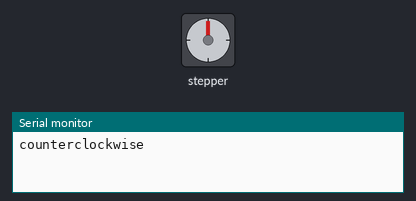
Simulated run of this sketch. Board: Arduino Uno, built with avr-gcc and run on an emulated ATmega328P. On the bench: stepper motor, the last lines printed to the serial monitor. Stepper angles assume 2048 steps per turn.

Above: at 0.05 s.
At 2.0 s:
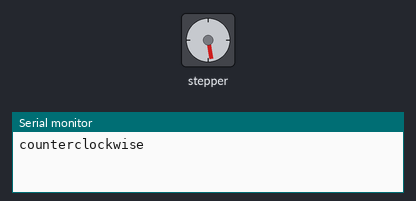
At 4.0 s:
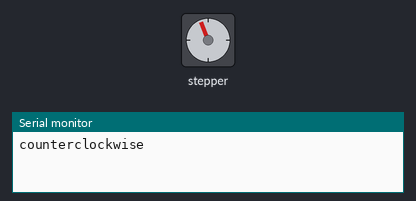
At 7.95 s:
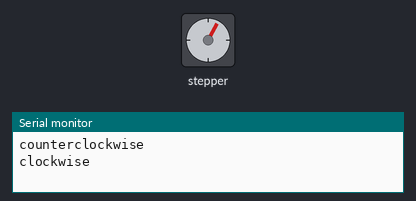
Timing chart, 0 to 10.7 s (numbered marks = the images above):
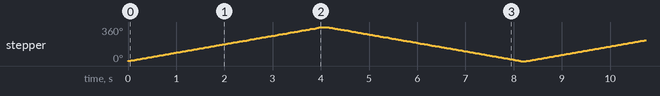

The sketch:

sketch_nov12c.ino
```cpp
#include <Stepper.h>

 //회전각도 설정 = 2048:한바퀴(360도), 1024:반바퀴(180도)
const int stepsPerRevolution=2048; //360도

  //모터 드라이브에 연결된 핀 int4, int2, int3, int1(핀연결 설정)
Stepper myStepper(stepsPerRevolution, 11, 9, 10, 8);

void setup() {
myStepper.setSpeed(15);
  Serial.begin(9600);
}


void loop() {
  //시계 반대 방향으로 한바퀴 회전
  Serial.println("counterclockwise");
  myStepper.step(stepsPerRevolution);
  delay(100);

   //시계 방향으로 한바퀴 회전
  Serial.println("clockwise");
  myStepper.step(-stepsPerRevolution);
  delay(100);

}
```

Measured:
- by itself, stepper: turns 360° clockwise in 4.0 s, then 360° counter-clockwise in 4.0 s, repeating every 8.3 s
